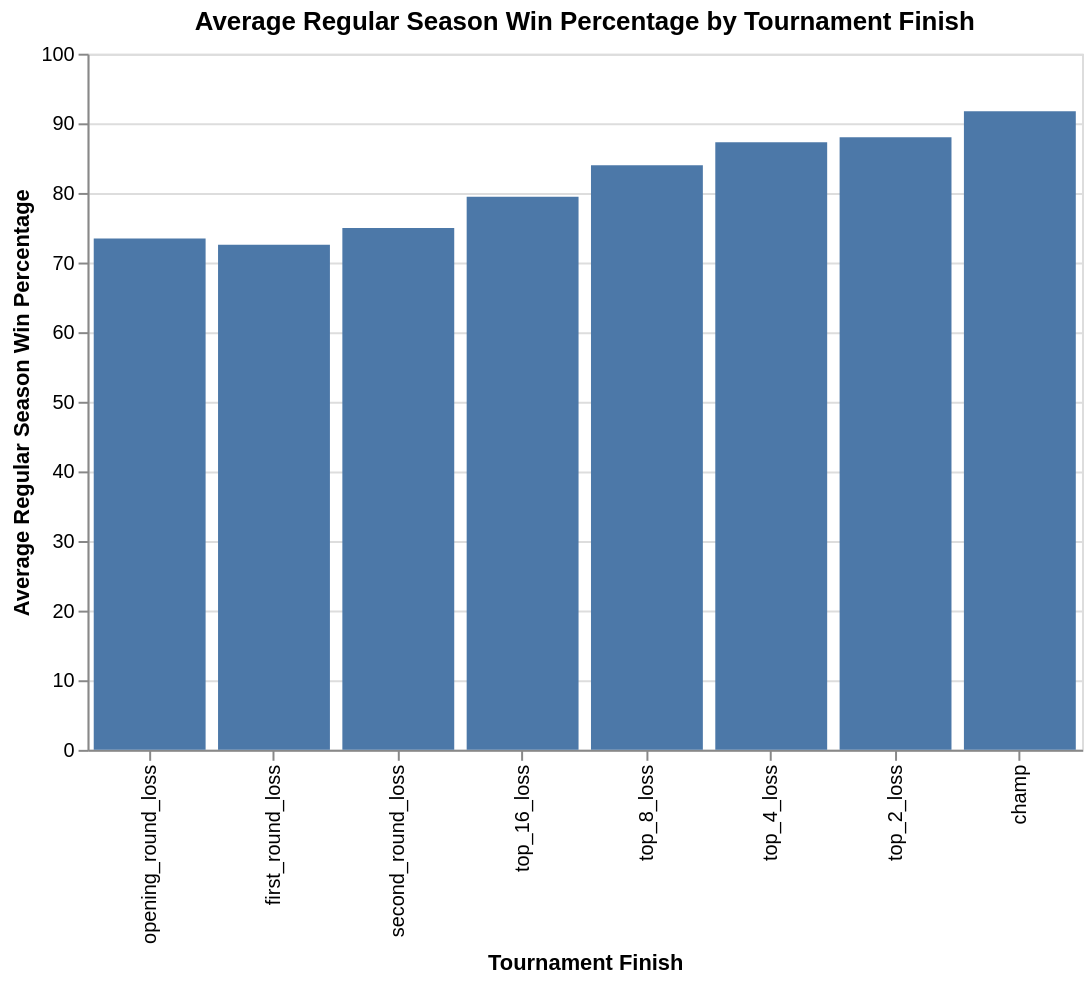

Here is the notebook cell this chart was saved with:
### Markdown cell above
This bar chart shows the average regular season win percentage for teams in each tournament finish category. It is relevant to my research question because it helps compare (the mean) overall regular season performance across different levels of playoff/tournement success. The chart suggests a positive correlation, as teams that advanced further in the tournament generally had higher average regular season win percentages than teams eliminated in earlier rounds.

### Code cell
mean_data = (
    rData.groupby("tourney_finish")
         .agg(mean_reg_wins_pct=("reg_wins_pct", "mean"))
         .reset_index()
)

plot_rel1 = alt.Chart(mean_data).mark_bar().encode(
    x=alt.X(
        "tourney_finish",
        sort=[
            "opening_round_loss",
            "first_round_loss",
            "second_round_loss",
            "top_16_loss",
            "top_8_loss",
            "top_4_loss",
            "top_2_loss",
            "champ"
        ],
        title="Tournament Finish"
    ),
    y=alt.Y("mean_reg_wins_pct",
            title="Average Regular Season Win Percentage")
).properties(
    title="Average Regular Season Win Percentage by Tournament Finish",
    width=500,
    height=350
)
plot_rel1

### Figure 1 — Vega-Lite specification as saved in the notebook (floating-point values rounded to 4 significant figures)
{"config": {"view": {"continuousWidth": 300, "continuousHeight": 300}}, "data": {"name": "data-eb085824364d9e2cc30a4920f9602709"}, "mark": {"type": "bar"}, "encoding": {"x": {"field": "tourney_finish", "sort": ["opening_round_loss", "first_round_loss", "second_round_loss", "top_16_loss", "top_8_loss", "top_4_loss", "top_2_loss", "champ"], "title": "Tournament Finish", "type": "nominal"}, "y": {"field": "mean_reg_wins_pct", "title": "Average Regular Season Win Percentage", "type": "quantitative"}}, "height": 350, "title": "Average Regular Season Win Percentage by Tournament Finish", "width": 500, "$schema": "https://vega.github.io/schema/vega-lite/v5.20.1.json", "datasets": {"data-eb085824364d9e2cc30a4920f9602709": [{"tourney_finish": "champ", "mean_reg_wins_pct": 91.74}, {"tourney_finish": "first_round_loss", "mean_reg_wins_pct": 72.55}, {"tourney_finish": "opening_round_loss", "mean_reg_wins_pct": 73.45}, {"tourney_finish": "second_round_loss", "mean_reg_wins_pct": 74.98}, {"tourney_finish": "top_16_loss", "mean_reg_wins_pct": 79.45}, {"tourney_finish": "top_2_loss", "mean_reg_wins_pct": 87.99}, {"tourney_finish": "top_4_loss", "mean_reg_wins_pct": 87.29}, {"tourney_finish": "top_8_loss", "mean_reg_wins_pct": 83.98}]}}
